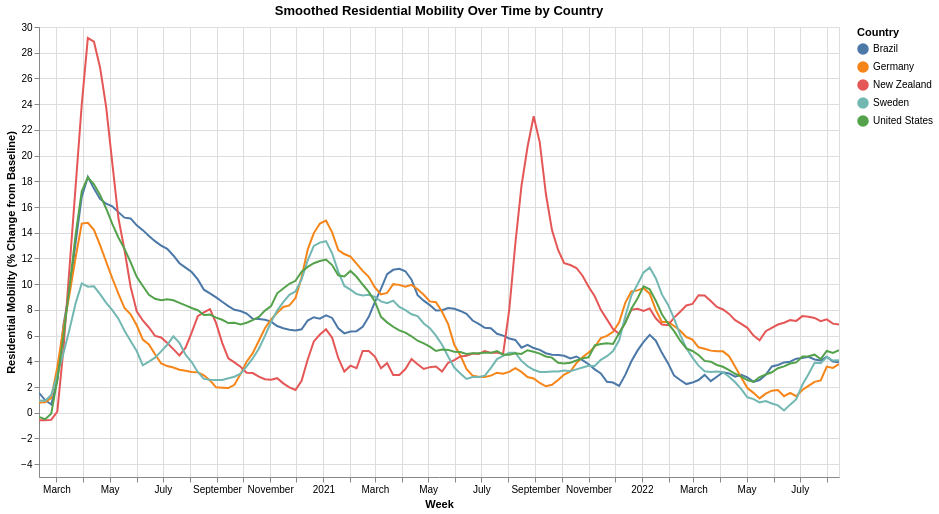

This figure's notebook cell:
### Code cell
import pandas as pd
import altair as alt

countries = [
    "United States",
    "China",
    "New Zealand",
    "Sweden",
    "Brazil",
    "Germany"
]

plot_df = weekly_df[weekly_df["country"].isin(countries)].copy()

# Make sure week is datetime
if str(plot_df["week"].dtype).startswith("period"):
    plot_df["week"] = plot_df["week"].dt.start_time
else:
    plot_df["week"] = pd.to_datetime(plot_df["week"])

# Smoothed chart source
smooth_chart = alt.Chart(plot_df).transform_window(
    smoothed_residential="mean(residential)",
    frame=[-2, 2],
    groupby=["country"]
)

lines = smooth_chart.mark_line(size=2).encode(
    x=alt.X("week:T", title="Week"),
    y=alt.Y("smoothed_residential:Q", title="Residential Mobility (% Change from Baseline)"),
    color=alt.Color("country:N", title="Country"),
    tooltip=[
        alt.Tooltip("week:T", title="Week"),
        alt.Tooltip("country:N", title="Country"),
        alt.Tooltip("smoothed_residential:Q", title="Smoothed Residential", format=".2f")
    ]
)

points = smooth_chart.mark_circle(size=40, opacity=0).encode(
    x="week:T",
    y="smoothed_residential:Q",
    color="country:N",
    tooltip=[
        alt.Tooltip("week:T", title="Week"),
        alt.Tooltip("country:N", title="Country"),
        alt.Tooltip("smoothed_residential:Q", title="Smoothed Residential", format=".2f")
    ]
)

chart = (lines + points).properties(
    title="Smoothed Residential Mobility Over Time by Country",
    width=800,
    height=450
).interactive()

chart

### Figure 1 — Vega-Lite specification as saved in the notebook (floating-point values rounded to 4 significant figures; data arrays with more than 128 entries replaced by an {"elided": "..."} marker saying what was removed)
{"config": {"view": {"continuousWidth": 300, "continuousHeight": 300}}, "layer": [{"mark": {"type": "line", "size": 2}, "encoding": {"color": {"field": "country", "title": "Country", "type": "nominal"}, "tooltip": [{"field": "week", "title": "Week", "type": "temporal"}, {"field": "country", "title": "Country", "type": "nominal"}, {"field": "smoothed_residential", "format": ".2f", "title": "Smoothed Residential", "type": "quantitative"}], "x": {"field": "week", "title": "Week", "type": "temporal"}, "y": {"field": "smoothed_residential", "title": "Residential Mobility (% Change from Baseline)", "type": "quantitative"}}, "name": "view_2f03766746c34f6e_0", "transform": [{"window": [{"op": "mean", "field": "residential", "as": "smoothed_residential"}], "frame": [-2, 2], "groupby": ["country"]}]}, {"mark": {"type": "circle", "opacity": 0, "size": 40}, "encoding": {"color": {"field": "country", "type": "nominal"}, "tooltip": [{"field": "week", "title": "Week", "type": "temporal"}, {"field": "country", "title": "Country", "type": "nominal"}, {"field": "smoothed_residential", "format": ".2f", "title": "Smoothed Residential", "type": "quantitative"}], "x": {"field": "week", "type": "temporal"}, "y": {"field": "smoothed_residential", "type": "quantitative"}}, "transform": [{"window": [{"op": "mean", "field": "residential", "as": "smoothed_residential"}], "frame": [-2, 2], "groupby": ["country"]}]}], "data": {"name": "data-c14c47268f16b70ac6db5ac884f813ce"}, "height": 450, "params": [{"name": "param_1e9efca18e7a2868", "select": {"type": "interval", "encodings": ["x", "y"]}, "bind": "scales", "views": ["view_2f03766746c34f6e_0"]}], "title": "Smoothed Residential Mobility Over Time by Country", "width": 800, "$schema": "https://vega.github.io/schema/vega-lite/v6.1.0.json", "datasets": {"data-c14c47268f16b70ac6db5ac884f813ce": {"elided": "660 records"}}}
